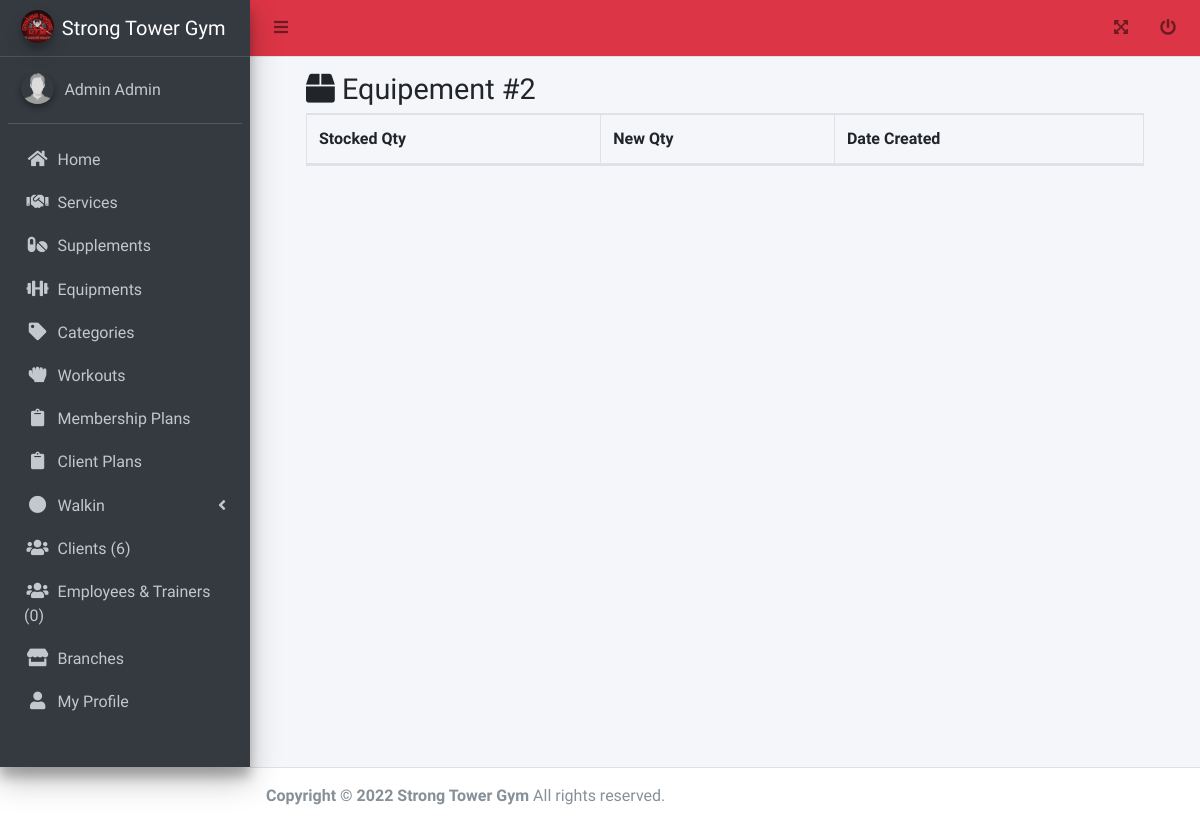
The app's page /admin/inventory_view2.php?id=2 (signed in), older data.
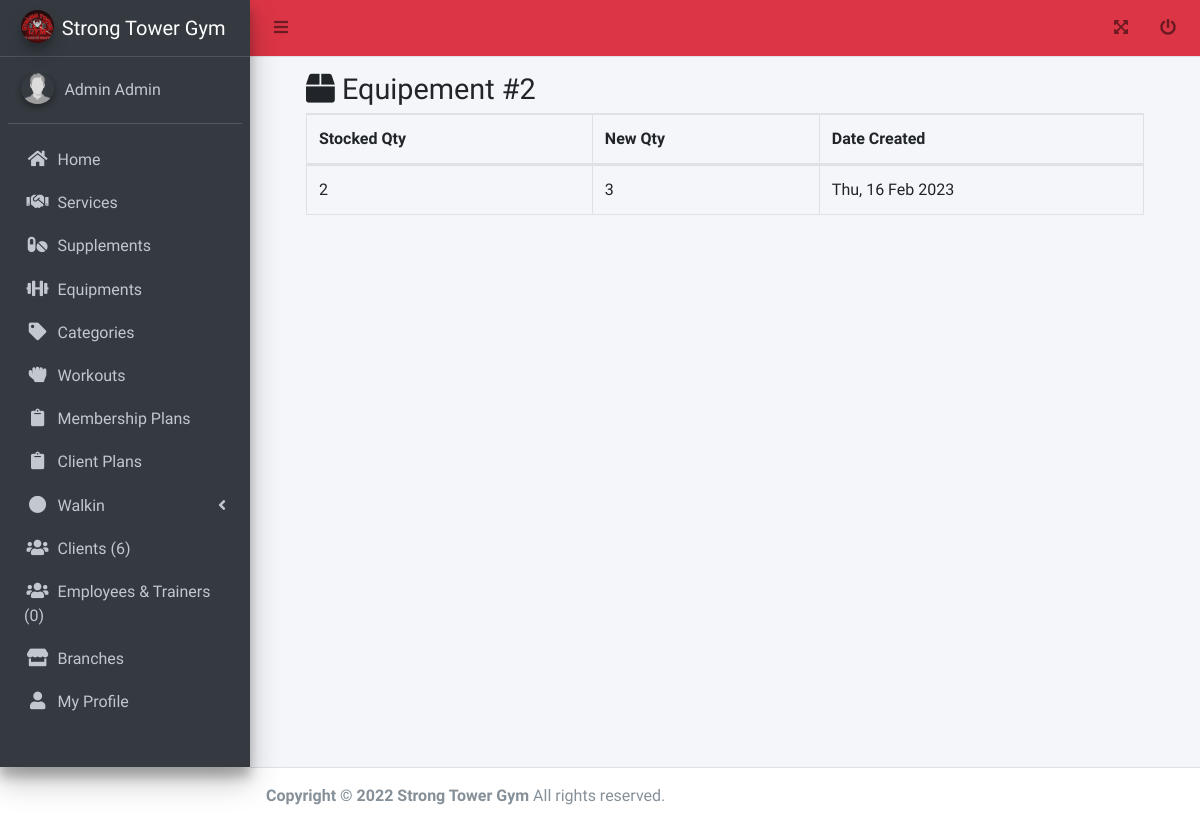
The same page, newer data.
### tables this page shows
CREATE TABLE `tbl_equipment_inventory` (
  `id` int(11) NOT NULL AUTO_INCREMENT,
  `equipment_id` int(11) DEFAULT NULL,
  `original_qty` int(11) DEFAULT NULL,
  `qty` int(11) DEFAULT NULL,
  `created_by` int(11) DEFAULT NULL,
  `date_created` datetime DEFAULT current_timestamp(),
  PRIMARY KEY (`id`)
);

### functions.php (called while the page is built, shortened)
<?php
function get_list($sql)
{
  $data = array();
  $result = mysqli_query($_SESSION['conn'], $sql);
  while ($row = mysqli_fetch_assoc($result)) {
    $data[] = $row;
  }
  return $data;
}

### admin/inventory_view2.php (the view, shortened to what this page needs)
<?php include('header.php'); ?>
<link rel="stylesheet" href="../adminlte/plugins/datatables-bs4/css/dataTables.bootstrap4.min.css">
<link rel="stylesheet" href="../adminlte/plugins/datatables-responsive/css/responsive.bootstrap4.min.css">
<link rel="stylesheet" href="../adminlte/plugins/datatables-buttons/css/buttons.bootstrap4.min.css">
<div>
  <div class="content-wrapper">
    <div class="content-header">
      <div class="container-fluid" id="content">
        <div class="row mb-2">
          <div class="col-sm-12">
            <h1 class="m-0"><i class="fa fa-box"></i> Equipement #<?php echo $_GET['id'] ?></h1>
          </div>
          <div class="col-sm-12">
            <table id="example2" class="table table-bordered table-hover dataTable dtr-inline" aria-describedby="example2_info">
              <thead>
                <tr>
                  <th>Stocked Qty</th>
                  <th>New Qty</th>
                  <th>Date Created</th>
                </tr>
              </thead>
              <tbody>
                <?php foreach (get_list("select * from tbl_equipment_inventory where equipment_id = " . $_GET['id']) as $res) { ?>
                  <tr>
                    <td><?php echo $res['qty'] ?></td>
                    <td><?php echo $res['original_qty'] + $res['qty'] ?></td>
                    <td><?php echo date_format(date_create($res['date_created']), "D, d M Y"); ?></td>
                  </tr>
                <?php } ?>
              </tbody>
            </table>
          </div>
        </div>
      </div>
    </div>
  </div>
</div>
</div>
<?php include('footer.php'); ?>

Row changes from the older to the newer data that the page shows:
added tbl_equipment_inventory: qty "2", $res['original_qty'] + $res['qty'] "3", date_created "Thu, 16 Feb 2023"
